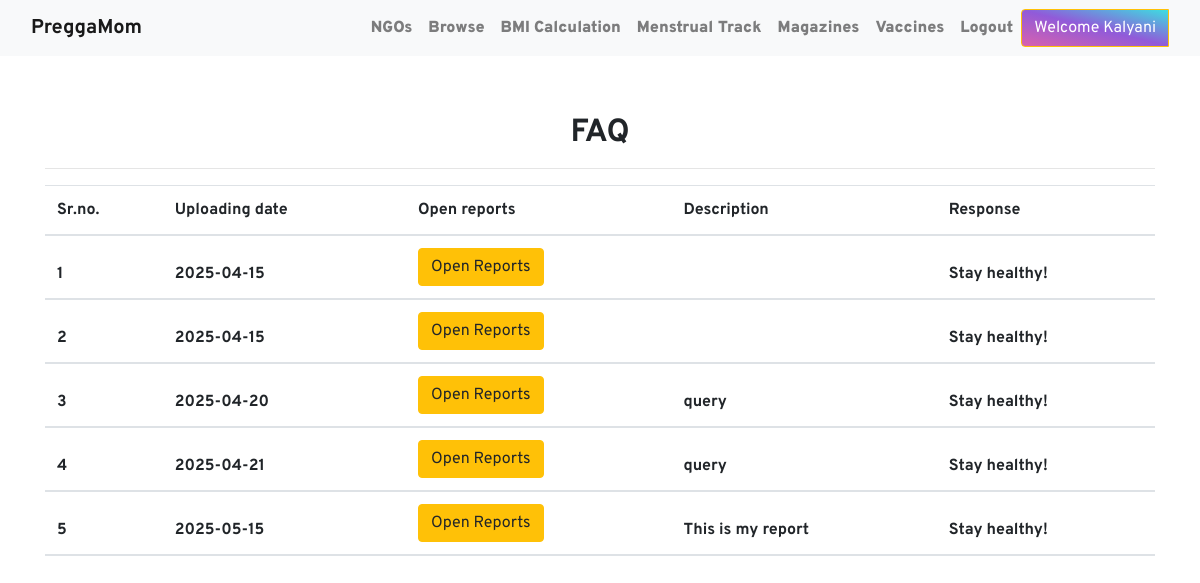
The page /faq/ (signed in) on the database its author committed.
### women/models.py (models this page shows)
class Notes(models.Model):
    user = models.ForeignKey(User,on_delete=models.CASCADE,null=True)
    uploadingdate = models.CharField(max_length=10,null=True)
    reportfile = models.FileField(null=True)
    filetype = models.CharField(max_length=30,null=True)
    description = models.CharField(max_length=300,null=True)
    status = models.CharField(max_length=30,null=True)

### women/views.py (the view)
# urls.py: path('faq/', faq, name='faq'),
@login_required
def faq(request):
    if not request.user.is_authenticated:
        return redirect('login')
    user = User.objects.get(id=request.user.id)
    notes = Notes.objects.filter(status="Accept")
    d = {'notes':notes}
    return render(request, 'faq.html',d)

### women/templates/faq.html (shortened to what this page needs)
{% extends 'user_nav.html' %}
{% load static %}
{% block body %}
<div class="container mt-5">
    <h2 class="doabout text-center"></i><b>FAQ</b></h2>
    <hr>
    <table class="table table=bordered" id="example">
        <thead>
            <tr>
                <th>Sr.no.</th>
                <th>Uploading date</th>
                <th>Open reports</th>
                <th>Description</th>
                <th>Response</th>
            </tr>
            {% for i in notes %}
            <tr>
                <th>{{ forloop.counter }}</th>
                <th>{{ i.uploadingdate }}</th>
                <th><a href="{{ i.reportfile.url }}" class="btn btn-warning">Open Reports</a></th>
                <th>{{ i.description }}</th>
                <th>Stay healthy!</th>
            </tr>
            {% endfor %}
        </thead>
    </table>
</div>
{% endblock %}

### women/templates/user_nav.html (shortened to what this page needs)
<!DOCTYPE html>
<html lang="en">
<head>
    {% load static %}
    <link rel="stylesheet" href="node_modules/bootstrap/dist/css/bootstrap.min.css">
    <link rel="stylesheet" href="https://stackpath.bootstrapcdn.com/bootstrap/4.3.1/css/bootstrap.min.css">
    <link rel="stylesheet" href="https://stackpath.bootstrapcdn.com/font-awesome/4.7.0/css/font-awesome.min.css">
    <link rel="stylesheet" href="{% static 'style.css' %}">
</head>
<body>
    <nav class="navbar navbar-expand-md bg-light navbar-light">
        <div class="container-fluid">
            <a href="{% url 'home' %}" class="navbar-brand font-weight-bold" >PreggaMom</a>
            <div class="collapse navbar-collapse text-center" id="collapsenavbar">
                <ul class="navbar-nav ml-auto">
                    <li class="nav-item">
                        <a href="{% url 'ngos' %}" class="nav-link ">NGOs</a>
                    </li>
                    <li class="nav-item">
                        <a href="{% url 'browse' %}" class="nav-link ">Browse</a>
                    </li>
                    <li class="nav-item">
                        <a href="{% url 'bmi' %}" class="nav-link ">BMI Calculation</a>
                    </li>
                    <li class="nav-item">
                        <a href="{% url 'menstrual' %}" class="nav-link ">Menstrual Track</a>
                    </li>
                    <li class="nav-item">
                        <a href="{% url 'magazine' %}" class="nav-link ">Magazines</a>
                    </li>
                    <li class="nav-item">
                        <a href="{% url 'vaccine' %}" class="nav-link ">Vaccines</a>
                    </li>
                    <li class="nav-item">
                        <a href="{% url 'logout' %}" class="nav-link ">Logout</a>
                    </li>
                </ul>
                <div class="btn-group">
                    <button type="button" class="btn btn-warning text-white" style="background: linear-gradient(to left bottom, rgba(5, 213, 217, 0.767), rgba(101, 23, 203, 0.7), rgba(203, 33, 141, 0.7));" data-toggle="dropdown">Welcome {{request.user.first_name}}</button>
                </div>
            </div>
        </div>
    </nav>
    {% block body %}
    {% endblock %}
</body>
</html>

### women/static/style.css (style rules this page uses)
body { font-family: 'Overpass'; }
.doabout { margin-top:30px; padding-top: 10px; }
.nav-item { color: #bd2eaa; font-weight: 900; }
.navbar-brand { color: #bd2eaa; font-weight: bolder; }

### women/templates/faq.html (style rules this page uses)
.doabout { margin-top:30px; padding-top: 10px; }

### rows shown on the page
Notes: uploadingdate "2025-04-15"
Notes: uploadingdate "2025-04-15"
Notes: uploadingdate "2025-04-20", description "query"
Notes: uploadingdate "2025-04-21", description "query"
Notes: uploadingdate "2025-05-15", description "This is my report"

### other values the page prints
{{ request.user.first_name }} "Kalyani"
